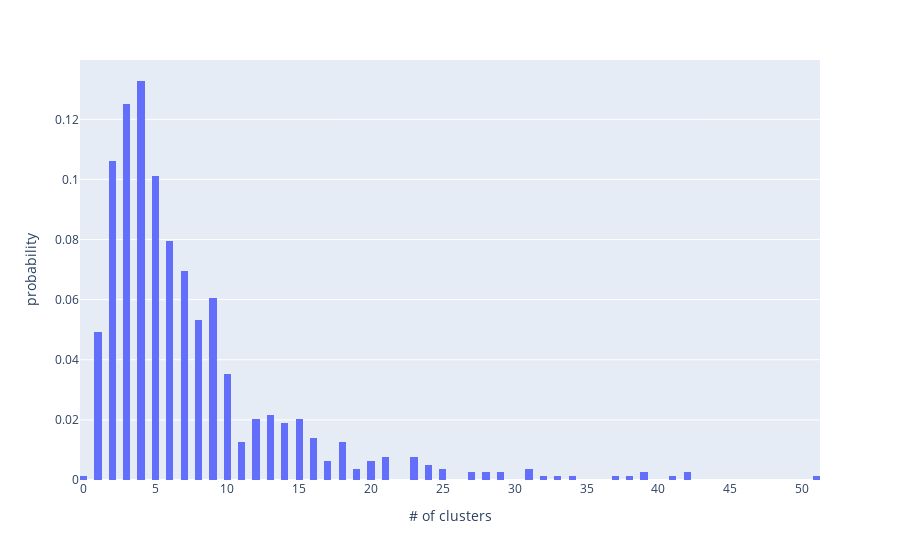

Notebook code cell kept with this figure:
### Markdown cell above
### Number of clusters per PDB, (not complex)

### Code cell
figu = px.histogram(pd.DataFrame({'count':clusters_count}), nbins = 120,
    histnorm = 'probability', x='count', labels={'count': "# of clusters"})
figu.update_xaxes(dtick=5)

### Figure 1 — Plotly figure (JSON) as saved in the notebook; plotly's stock layout.template omitted (floating-point values rounded to 4 significant figures; data arrays with more than 128 entries replaced by an {"elided": "..."} marker saying what was removed)
{"data": [{"alignmentgroup": "True", "bingroup": "x", "histnorm": "probability", "hovertemplate": "# of clusters=%{x}<br>probability=%{y}<extra></extra>", "legendgroup": "", "marker": {"color": "#636efa", "pattern": {"shape": ""}}, "name": "", "nbinsx": 120, "offsetgroup": "", "orientation": "v", "showlegend": false, "type": "histogram", "x": {"elided": "791 int values"}, "xaxis": "x", "yaxis": "y"}], "layout": {"barmode": "relative", "legend": {"tracegroupgap": 0}, "margin": {"t": 60}, "xaxis": {"anchor": "y", "domain": [0, 1], "dtick": 5, "title": {"text": "# of clusters"}}, "yaxis": {"anchor": "x", "domain": [0, 1], "title": {"text": "probability"}}}}
